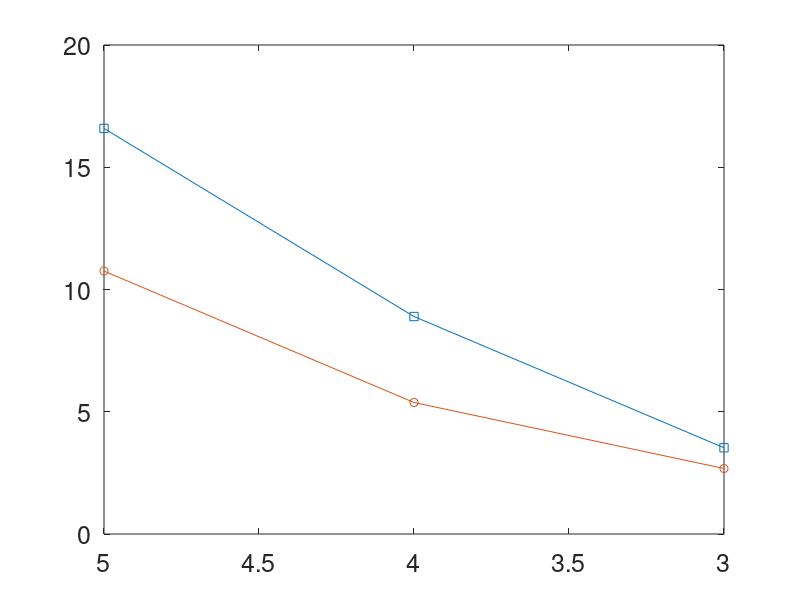

Reproduce this figure in MATLAB. (Note: this script raises an error after producing the figure.)
%This code plots Fig5.12
clc
clear
a=0.7988*5;
b=0.7988*4;
c=0.7988*3;
%% position1 

% h=5km

x15=[1 1 1 8 1 1 2 8 1 1 2 8];
y15=[1 1 3 4 1 2 3 4 1 2 3 4];

RMSE15x=rms(x15);
RMSE15y=rms(y15);

% h=4km

x14=[2 1 1 5 2 1 1 5 2 1 1 5];
y14=[1 1 1 1 1 1 2 3 1 1 2 3];

RMSE14x=rms(x14);
RMSE14y=rms(y14);

% h=3km

x13=[1 1 1 3 1 1 1 2 2 1 1 1];
y13=[1 1 1 1 1 1 1 2 1 1 1 1];

RMSE13x=rms(x13);
RMSE13y=rms(y13);

x=[5 4 3];
figure(1)
p=plot(x,[a*RMSE15x,b*RMSE14x,c*RMSE13x],'-s',x,[a*RMSE15y,b*RMSE14y,c*RMSE13y],'-o');
set(gca,'FontSize',18,'Xdir','reverse');

p(1).LineWidth =2;
p(1).MarkerSize=5;
p(1).MarkerEdgeColor=[0,0,0 ];
p(1).MarkerFaceColor='w';
p(2).LineWidth =2;
p(2).MarkerSize=5;
p(2).MarkerEdgeColor=[0,0,1 ];
p(2).MarkerFaceColor='w';

xlabel('H/km','FontSize',18)
ylabel('RMSE/m','FontSize',18)
legend('X','Y','Location','northeast','FontSize',18')

ax = gca;
grid on
ax.GridLineStyle = ':';
ax.GridColor = [0 0 0];
ax.LineWidth=0.6;
ax.GridAlpha = 1;
set(gca, 'XMinorTick', 'on');
set(gca, 'YMinorTick', 'on');
%% position2 

% h=5km

x25=[8 1 6 5 5 1 5 5 3 1 1 5];
y25=[8 1 6 1 5 5 2 4 1 1 2 3];

RMSE25x=rms(x25);
RMSE25y=rms(y25);

% h=4km

x24=[4 1 1 3 3 1 4 1 5 1 1 5];
y24=[4 1 1 3 1 1 6 4 1 1 2 3];

RMSE24x=rms(x24);
RMSE24y=rms(y24);

% h=3km

x23=[4 2 3 1 3 1 1 1 1 3 1 5];
y23=[4 2 3 1 1 1 2 3 1 4 1 3];

RMSE23x=rms(x23);
RMSE23y=rms(y23);

figure(2)
p=plot(x,[a*RMSE25x,b*RMSE24x,c*RMSE23x],'-s',x,[a*RMSE25y,b*RMSE24y,c*RMSE23y],'-o');
set(gca,'FontSize',18,'Xdir','reverse');

p(1).LineWidth =2;
p(1).MarkerSize=5;
p(1).MarkerEdgeColor=[0,0,0 ];
p(1).MarkerFaceColor='w';
p(2).LineWidth =2;
p(2).MarkerSize=5;
p(2).MarkerEdgeColor=[0,0,1 ];
p(2).MarkerFaceColor='w';

xlabel('H/km','FontSize',18)
ylabel('RMSE/m','FontSize',18)
legend('X','Y','Location','northeast','FontSize',18')

ax = gca;
grid on
ax.GridLineStyle = ':';
ax.GridColor = [0 0 0];
ax.LineWidth=0.6;
ax.GridAlpha = 1;
set(gca, 'XMinorTick', 'on');
set(gca, 'YMinorTick', 'on');

%% position3 

% h=5km

x35=[8 3 3 5 2 1 1 5 2 1 1 5];
y35=[8 5 4 1 1 5 2 3 1 1 2 3];

RMSE35x=rms(x35);
RMSE35y=rms(y35);

% h=4km

x34=[2 1 1 5 2 1 1 5 2 3 1 5];
y34=[4 5 1 5 1 1 2 3 1 3 2 3];

RMSE34x=rms(x34);
RMSE34y=rms(y34);

% h=3km

x33=[2 1 1 5 2 1 1 5 2 1 1 2];
y33=[5 1 1 1 2 1 2 3 1 1 2 3];

RMSE33x=rms(x33);
RMSE33y=rms(y33);

figure(3)
p=plot(x,[a*RMSE35x,b*RMSE34x,c*RMSE33x],'-s',x,[a*RMSE35y,b*RMSE34y,c*RMSE33y],'-o');
set(gca,'FontSize',18,'Xdir','reverse');

p(1).LineWidth =2;
p(1).MarkerSize=5;
p(1).MarkerEdgeColor=[0,0,0 ];
p(1).MarkerFaceColor='w';
p(2).LineWidth =2;
p(2).MarkerSize=5;
p(2).MarkerEdgeColor=[0,0,1 ];
p(2).MarkerFaceColor='w';

xlabel('H/km','FontSize',18)
ylabel('RMSE/m','FontSize',18)
legend('X','Y','Location','northeast','FontSize',18')

ax = gca;
grid on
ax.GridLineStyle = ':';
ax.GridColor = [0 0 0];
ax.LineWidth=0.6;
ax.GridAlpha = 1;
set(gca, 'XMinorTick', 'on');
set(gca, 'YMinorTick', 'on');
%% position4 

% h=5km

x45=[6 2 1 5 2 1 1 5 2 1 1 5];
y45=[5 3 4 1 5 1 2 3 4 1 2 3];

RMSE45x=rms(x45);
RMSE45y=rms(y45);

% h=4km

x44=[4 1 1 5 2 1 1 5 2 1 1 5];
y44=[4 1 5 1 5 1 2 3 1 3 2 3];

RMSE44x=rms(x44);
RMSE44y=rms(y44);

% h=3km

x43=[2 1 1 5 2 1 1 5 2 2 1 1];
y43=[5 4 1 1 1 1 2 3 1 1 4 1];

RMSE43x=rms(x43);
RMSE43y=rms(y43);

figure(4)
p=plot(x,[a*RMSE45x,b*RMSE44x,c*RMSE43x],'-s',x,[a*RMSE45y,b*RMSE44y,c*RMSE43y],'-o');
set(gca,'FontSize',18,'Xdir','reverse');

p(1).LineWidth =2;
p(1).MarkerSize=5;
p(1).MarkerEdgeColor=[0,0,0 ];
p(1).MarkerFaceColor='w';
p(2).LineWidth =2;
p(2).MarkerSize=5;
p(2).MarkerEdgeColor=[0,0,1 ];
p(2).MarkerFaceColor='w';

xlabel('H/km','FontSize',18)
ylabel('RMSE/m','FontSize',18)
legend('X','Y','Location','northeast','FontSize',18')

ax = gca;
grid on
ax.GridLineStyle = ':';
ax.GridColor = [0 0 0];
ax.LineWidth=0.6;
ax.GridAlpha = 1;
set(gca, 'XMinorTick', 'on');
set(gca, 'YMinorTick', 'on');